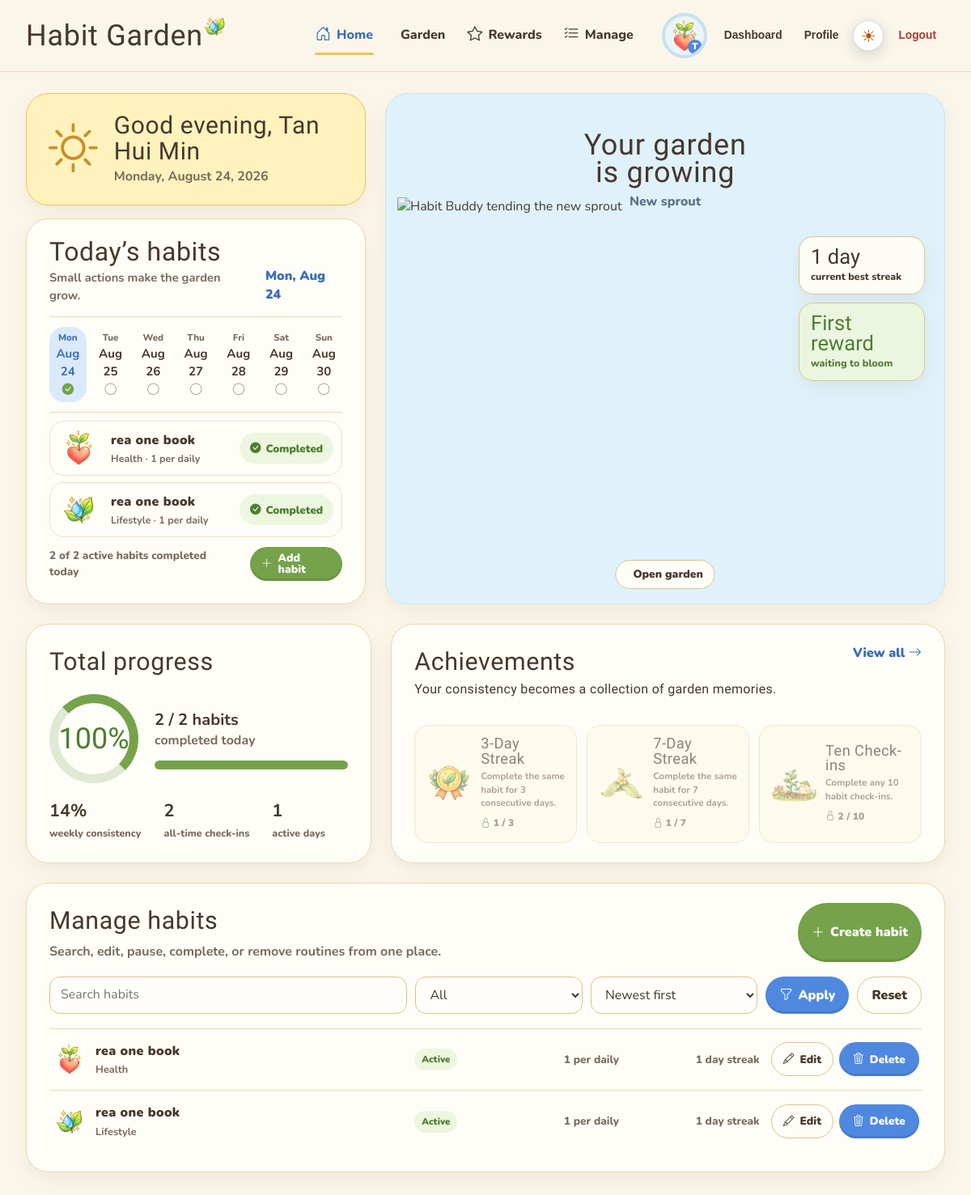
The app's page /modules/habit/index.php (signed in) with its own data.
### tables this page shows
CREATE TABLE `habits` (
  `habit_id` int(11) NOT NULL,
  `user_id` int(11) NOT NULL,
  `category_id` int(11) NOT NULL,
  `habit_name` varchar(100) NOT NULL,
  `habit_description` text DEFAULT NULL,
  `target_frequency` int(10) UNSIGNED NOT NULL,
  `frequency_type` enum('Daily','Weekly','Monthly') NOT NULL,
  `start_date` date NOT NULL,
  `status` enum('Active','Paused','Completed','Archived') NOT NULL DEFAULT 'Active',
  `created_at` timestamp NOT NULL DEFAULT current_timestamp(),
  `updated_at` timestamp NOT NULL DEFAULT current_timestamp() ON UPDATE current_timestamp()
);

CREATE TABLE `habit_categories` (
  `category_id` int(11) NOT NULL,
  `category_name` varchar(50) NOT NULL,
  `category_icon` varchar(50) DEFAULT NULL
);

CREATE TABLE `badge_types` (
  `badge_type_id` int(11) NOT NULL,
  `reward_code` varchar(50) NOT NULL,
  `reward_name` varchar(100) NOT NULL,
  `reward_description` varchar(255) NOT NULL,
  `requirement` int(10) UNSIGNED NOT NULL,
  `tree_tier` tinyint(3) UNSIGNED NOT NULL DEFAULT 1,
  `reward_type` enum('Badge','Decoration') NOT NULL,
  `slot` enum('Hat','Glasses','Clothes','Shoes','Background') DEFAULT NULL,
  `reward_asset` varchar(255) DEFAULT NULL
);

### modules/habit/index.php (the view, shortened to what the rows shown need)
<?php
require_once __DIR__ . '/../../includes/session_check.php';
require_once __DIR__ . '/../../config/database.php';
require_once __DIR__ . '/habit_model.php';
require_once __DIR__ . '/habit_ui.php';
$allHabits = habit_get_habits_by_user($conn, (int) $logged_in_user_id);
$todayHabits = array_values(array_filter(
    $allHabits,
    static fn (array $habit): bool => $habit['status'] === 'Active' && $habit['start_date'] <= date('Y-m-d')
));
$rewardStates = habit_get_reward_states($conn, (int) $logged_in_user_id);
$search = trim((string) ($_GET['search'] ?? ''));
$status = (string) ($_GET['status'] ?? 'All');
$sort = (string) ($_GET['sort'] ?? 'newest');
$allowedStatuses = ['All', 'Active', 'Paused', 'Completed', 'Archived'];
$allowedSorts = ['newest', 'oldest', 'az'];
$status = in_array($status, $allowedStatuses, true) ? $status : 'All';
$sort = in_array($sort, $allowedSorts, true) ? $sort : 'newest';
$filteredHabits = habit_get_habits_by_user(
    $conn,
    (int) $logged_in_user_id,
    $search,
    $status,
    $sort
);
$timeHour = (int) date('G');
$greeting = $timeHour < 12 ? 'Good morning' : ($timeHour < 18 ? 'Good afternoon' : 'Good evening');
?>
<section class="home-grid" aria-label="Habit Garden home">
    <div class="today-column">
        <section class="greeting-card" aria-labelledby="greeting-title">
            <div>
                <h1 id="greeting-title"><?= habit_e($greeting) ?>, <?= habit_e(habit_current_user_name()) ?></h1>
            </div>
        </section>
        <section class="today-card card" aria-labelledby="today-heading">
            <div class="section-heading">
                <div>
                    <h2 id="today-heading">Today’s habits</h2>
                </div>
            </div>
            <?php if (!$todayHabits): ?>
                <div class="empty-state">
                    <p>No active habits are scheduled yet.</p>
                    <a class="button button--green" href="add.php"><i class="bi bi-plus-lg" aria-hidden="true"></i>Add your first habit</a>
                </div>
            <?php else: ?>
                <div class="today-list">
                    <?php foreach (array_slice($todayHabits, 0, 5) as $habit): ?>
                        <article class="today-habit">
                            <img src="<?= habit_e(habit_category_art($habit)) ?>" alt="">
                            <div>
                                <h3><?= habit_e($habit['habit_name']) ?></h3>
                                <p><?= habit_e($habit['category_name'] ?: 'Routine') ?> · <?= habit_e($habit['target_frequency']) ?> per <?= habit_e(strtolower($habit['frequency_type'])) ?></p>
                            </div>
                            <?php if ((int) $habit['completed_today'] === 1): ?>
                                <span class="done-label"><i class="bi bi-check-circle-fill" aria-hidden="true"></i>Completed</span>
                            <?php endif; ?>
                        </article>
                    <?php endforeach; ?>
                </div>
            <?php endif; ?>
        </section>
    </div>
    <section class="garden-card card" aria-labelledby="garden-heading">
        <div class="garden-card__copy">
            <h2 id="garden-heading">Your garden<br>is growing</h2>
        </div>
    </section>
</section>
<section class="summary-grid" aria-label="Progress and achievements">
    <article class="progress-card card">
        <h2>Total progress</h2>
    </article>
    <article class="achievement-card card">
        <div class="achievement-head">
            <div>
                <h2>Achievements</h2>
            </div>
        </div>
        <?php if (!$rewardStates): ?>
            <div class="empty-state">Achievement definitions are not available yet.</div>
        <?php else: ?>
            <div class="achievement-list">
                <?php foreach (array_slice($rewardStates, 0, 3) as $reward): ?>
                    <?php $unlocked = $reward['unlocked']; ?>
                    <article class="achievement-item <?= $unlocked ? '' : 'is-locked' ?>">
                        <img src="<?= habit_e(habit_reward_art($reward)) ?>" alt="">
                        <div>
                            <h3><?= habit_e($reward['reward_name']) ?></h3>
                            <p><?= habit_e($reward['reward_description']) ?></p>
                            <span class="achievement-state">
                                <i class="bi <?= $unlocked ? 'bi-check-circle-fill' : 'bi-lock' ?>" aria-hidden="true"></i>
                                <?= $unlocked ? 'Earned' : habit_e($reward['progress'] . ' / ' . $reward['requirement']) ?>
                            </span>
                        </div>
                    </article>
                <?php endforeach; ?>
            </div>
        <?php endif; ?>
    </article>
</section>
<section class="manage-panel card" id="manage" aria-labelledby="manage-heading">
    <div class="manage-head">
        <div>
            <h2 id="manage-heading">Manage habits</h2>
        </div>
    </div>
    <?php if (!$filteredHabits): ?>
        <div class="empty-state">No habits match this view. Try another search or create a new habit.</div>
    <?php else: ?>
        <div class="habit-table">
            <?php foreach ($filteredHabits as $habit): ?>
                <?php $streak = habit_get_current_streak($conn, (int) $habit['habit_id']); ?>
                <article class="habit-row">
                    <div class="habit-row__name">
                        <img src="<?= habit_e(habit_category_art($habit)) ?>" alt="">
                        <div>
                            <h3><?= habit_e($habit['habit_name']) ?></h3>
                            <p><?= habit_e($habit['category_name'] ?: 'Routine') ?></p>
                        </div>
                    </div>
                    <div><span class="status-chip status-chip--<?= habit_e($habit['status']) ?>"><?= habit_e($habit['status']) ?></span></div>
                    <div class="habit-row__detail"><?= habit_e($habit['target_frequency']) ?> per <?= habit_e(strtolower($habit['frequency_type'])) ?></div>
                    <div class="habit-row__detail"><?= habit_e($streak) ?> day streak</div>
                    <div class="habit-row__actions">
                        <a class="button button--quiet button--small" href="edit.php?habit_id=<?= habit_e($habit['habit_id']) ?>"><i class="bi bi-pencil" aria-hidden="true"></i>Edit</a>
                        <form action="delete_handler.php" method="post" onsubmit="return confirm('Delete this habit and its check-in history? This cannot be undone.');">
                            <button class="button button--danger button--small" type="submit"><i class="bi bi-trash3" aria-hidden="true"></i>Delete</button>
                        </form>
                    </div>
                </article>
            <?php endforeach; ?>
        </div>
    <?php endif; ?>
</section>

### records on screen
habits: category.category_icon (picture), habit_name "rea one book", category.category_name "Health", target_frequency "1", frequency_type "daily", status "Active", streak "1"
habits: shows a picture, habit_name "rea one book", category.category_name "Lifestyle", target_frequency "1", frequency_type "daily", status "Active", streak "1"
badge_types: shows a picture, reward_name "3-Day Streak", reward_description "Complete the same habit for 3 consecutive days.", requirement "1 / 3"
badge_types: shows a picture, reward_name "7-Day Streak", reward_description "Complete the same habit for 7 consecutive days.", requirement "1 / 7"
badge_types: shows a picture, reward_name "Ten Check-ins", reward_description "Complete any 10 habit check-ins.", tree_tier+requirement "2 / 10"

### other values on screen
habit_e($page['label']) "Home"
habit_e($page['label']) "Garden"
habit_e($page['label']) "Rewards"
habit_e($page['label']) "Manage"
habit_e(strtoupper(substr(habit_current_user_name(), 0, 1))) "T"
habit_e(habit_current_user_name()) "Tan Hui Min"
habit_e($today->format('l, F j, Y')) "Monday, August 24, 2026"
habit_e($today->format('D, M j')) "Mon, Aug 24"
habit_e($day['short']) "Mon"
habit_e($day['date']) "Aug 24"
habit_e($day['short']) "Tue"
habit_e($day['date']) "Aug 25"
habit_e($day['short']) "Wed"
habit_e($day['date']) "Aug 26"
habit_e($day['short']) "Thu"
